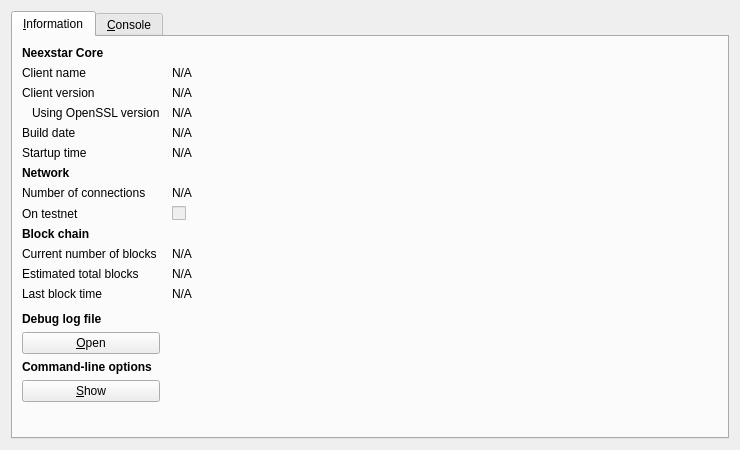
<?xml version="1.0" encoding="UTF-8"?>
<ui version="4.0">
 <class>RPCConsole</class>
 <widget class="QDialog" name="RPCConsole">
  <property name="geometry">
   <rect>
    <x>0</x>
    <y>0</y>
    <width>740</width>
    <height>450</height>
   </rect>
  </property>
  <property name="windowTitle">
   <string>Neexstar - Debug window</string>
  </property>
  <layout class="QVBoxLayout" name="verticalLayout_2">
   <item>
    <widget class="QTabWidget" name="tabWidget">
     <property name="currentIndex">
      <number>0</number>
     </property>
     <widget class="QWidget" name="tab_info">
      <attribute name="title">
       <string>&amp;Information</string>
      </attribute>
      <layout class="QGridLayout" name="gridLayout" columnstretch="0,1">
       <property name="horizontalSpacing">
        <number>12</number>
       </property>
       <item row="0" column="0">
        <widget class="QLabel" name="label_9">
         <property name="font">
          <font>
           <weight>75</weight>
           <bold>true</bold>
          </font>
         </property>
         <property name="text">
          <string>Neexstar Core</string>
         </property>
        </widget>
       </item>
       <item row="1" column="0">
        <widget class="QLabel" name="label_5">
         <property name="text">
          <string>Client name</string>
         </property>
        </widget>
       </item>
       <item row="1" column="1">
        <widget class="QLabel" name="clientName">
         <property name="cursor">
          <cursorShape>IBeamCursor</cursorShape>
         </property>
         <property name="text">
          <string>N/A</string>
         </property>
         <property name="textFormat">
          <enum>Qt::PlainText</enum>
         </property>
         <property name="textInteractionFlags">
          <set>Qt::LinksAccessibleByMouse|Qt::TextSelectableByKeyboard|Qt::TextSelectableByMouse</set>
         </property>
        </widget>
       </item>
       <item row="2" column="0">
        <widget class="QLabel" name="label_6">
         <property name="text">
          <string>Client version</string>
         </property>
        </widget>
       </item>
       <item row="2" column="1">
        <widget class="QLabel" name="clientVersion">
         <property name="cursor">
          <cursorShape>IBeamCursor</cursorShape>
         </property>
         <property name="text">
          <string>N/A</string>
         </property>
         <property name="textFormat">
          <enum>Qt::PlainText</enum>
         </property>
         <property name="textInteractionFlags">
          <set>Qt::LinksAccessibleByMouse|Qt::TextSelectableByKeyboard|Qt::TextSelectableByMouse</set>
         </property>
        </widget>
       </item>
       <item row="3" column="0">
        <widget class="QLabel" name="label_14">
         <property name="text">
          <string>Using OpenSSL version</string>
         </property>
         <property name="indent">
          <number>10</number>
         </property>
        </widget>
       </item>
       <item row="3" column="1">
        <widget class="QLabel" name="openSSLVersion">
         <property name="cursor">
          <cursorShape>IBeamCursor</cursorShape>
         </property>
         <property name="text">
          <string>N/A</string>
         </property>
         <property name="textFormat">
          <enum>Qt::PlainText</enum>
         </property>
         <property name="textInteractionFlags">
          <set>Qt::LinksAccessibleByMouse|Qt::TextSelectableByKeyboard|Qt::TextSelectableByMouse</set>
         </property>
        </widget>
       </item>
       <item row="4" column="0">
        <widget class="QLabel" name="label_12">
         <property name="text">
          <string>Build date</string>
         </property>
        </widget>
       </item>
       <item row="4" column="1">
        <widget class="QLabel" name="buildDate">
         <property name="cursor">
          <cursorShape>IBeamCursor</cursorShape>
         </property>
         <property name="text">
          <string>N/A</string>
         </property>
         <property name="textFormat">
          <enum>Qt::PlainText</enum>
         </property>
         <property name="textInteractionFlags">
          <set>Qt::LinksAccessibleByMouse|Qt::TextSelectableByKeyboard|Qt::TextSelectableByMouse</set>
         </property>
        </widget>
       </item>
       <item row="5" column="0">
        <widget class="QLabel" name="label_13">
         <property name="text">
          <string>Startup time</string>
         </property>
        </widget>
       </item>
       <item row="5" column="1">
        <widget class="QLabel" name="startupTime">
         <property name="cursor">
          <cursorShape>IBeamCursor</cursorShape>
         </property>
         <property name="text">
          <string>N/A</string>
         </property>
         <property name="textFormat">
          <enum>Qt::PlainText</enum>
         </property>
         <property name="textInteractionFlags">
          <set>Qt::LinksAccessibleByMouse|Qt::TextSelectableByKeyboard|Qt::TextSelectableByMouse</set>
         </property>
        </widget>
       </item>
       <item row="6" column="0">
        <widget class="QLabel" name="label_11">
         <property name="font">
          <font>
           <weight>75</weight>
           <bold>true</bold>
          </font>
         </property>
         <property name="text">
          <string>Network</string>
         </property>
        </widget>
       </item>
       <item row="7" column="0">
        <widget class="QLabel" name="label_7">
         <property name="text">
          <string>Number of connections</string>
         </property>
        </widget>
       </item>
       <item row="7" column="1">
        <widget class="QLabel" name="numberOfConnections">
         <property name="cursor">
          <cursorShape>IBeamCursor</cursorShape>
         </property>
         <property name="text">
          <string>N/A</string>
         </property>
         <property name="textFormat">
          <enum>Qt::PlainText</enum>
         </property>
         <property name="textInteractionFlags">
          <set>Qt::LinksAccessibleByMouse|Qt::TextSelectableByKeyboard|Qt::TextSelectableByMouse</set>
         </property>
        </widget>
       </item>
       <item row="8" column="0">
        <widget class="QLabel" name="label_8">
         <property name="text">
          <string>On testnet</string>
         </property>
        </widget>
       </item>
       <item row="8" column="1">
        <widget class="QCheckBox" name="isTestNet">
         <property name="enabled">
          <bool>false</bool>
         </property>
         <property name="text">
          <string/>
         </property>
        </widget>
       </item>
       <item row="9" column="0">
        <widget class="QLabel" name="label_10">
         <property name="font">
          <font>
           <weight>75</weight>
           <bold>true</bold>
          </font>
         </property>
         <property name="text">
          <string>Block chain</string>
         </property>
        </widget>
       </item>
       <item row="10" column="0">
        <widget class="QLabel" name="label_3">
         <property name="text">
          <string>Current number of blocks</string>
         </property>
        </widget>
       </item>
       <item row="10" column="1">
        <widget class="QLabel" name="numberOfBlocks">
         <property name="cursor">
          <cursorShape>IBeamCursor</cursorShape>
         </property>
         <property name="text">
          <string>N/A</string>
         </property>
         <property name="textFormat">
          <enum>Qt::PlainText</enum>
         </property>
         <property name="textInteractionFlags">
          <set>Qt::LinksAccessibleByMouse|Qt::TextSelectableByKeyboard|Qt::TextSelectableByMouse</set>
         </property>
        </widget>
       </item>
       <item row="11" column="0">
        <widget class="QLabel" name="label_4">
         <property name="text">
          <string>Estimated total blocks</string>
         </property>
        </widget>
       </item>
       <item row="11" column="1">
        <widget class="QLabel" name="totalBlocks">
         <property name="cursor">
          <cursorShape>IBeamCursor</cursorShape>
         </property>
         <property name="text">
          <string>N/A</string>
         </property>
         <property name="textFormat">
          <enum>Qt::PlainText</enum>
         </property>
         <property name="textInteractionFlags">
          <set>Qt::LinksAccessibleByMouse|Qt::TextSelectableByKeyboard|Qt::TextSelectableByMouse</set>
         </property>
        </widget>
       </item>
       <item row="12" column="0">
        <widget class="QLabel" name="label_2">
         <property name="text">
          <string>Last block time</string>
         </property>
        </widget>
       </item>
       <item row="12" column="1">
        <widget class="QLabel" name="lastBlockTime">
         <property name="cursor">
          <cursorShape>IBeamCursor</cursorShape>
         </property>
         <property name="text">
          <string>N/A</string>
         </property>
         <property name="textFormat">
          <enum>Qt::PlainText</enum>
         </property>
         <property name="textInteractionFlags">
          <set>Qt::LinksAccessibleByMouse|Qt::TextSelectableByKeyboard|Qt::TextSelectableByMouse</set>
         </property>
        </widget>
       </item>
       <item row="13" column="0">
        <spacer name="verticalSpacer_2">
         <property name="orientation">
          <enum>Qt::Vertical</enum>
         </property>
         <property name="sizeHint" stdset="0">
          <size>
           <width>20</width>
           <height>20</height>
          </size>
         </property>
        </spacer>
       </item>
       <item row="14" column="0">
        <widget class="QLabel" name="labelDebugLogfile">
         <property name="font">
          <font>
           <weight>75</weight>
           <bold>true</bold>
          </font>
         </property>
         <property name="text">
          <string>Debug log file</string>
         </property>
        </widget>
       </item>
       <item row="15" column="0">
        <widget class="QPushButton" name="openDebugLogfileButton">
         <property name="toolTip">
          <string>Open the Neexstar debug log file from the current data directory. This can take a few seconds for large log files.</string>
         </property>
         <property name="text">
          <string>&amp;Open</string>
         </property>
         <property name="autoDefault">
          <bool>false</bool>
         </property>
        </widget>
       </item>
       <item row="16" column="0">
        <widget class="QLabel" name="labelCLOptions">
         <property name="font">
          <font>
           <weight>75</weight>
           <bold>true</bold>
          </font>
         </property>
         <property name="text">
          <string>Command-line options</string>
         </property>
        </widget>
       </item>
       <item row="17" column="0">
        <widget class="QPushButton" name="showCLOptionsButton">
         <property name="toolTip">
          <string>Show the Neexstar-Qt help message to get a list with possible Neexstar command-line options.</string>
         </property>
         <property name="text">
          <string>&amp;Show</string>
         </property>
         <property name="autoDefault">
          <bool>false</bool>
         </property>
        </widget>
       </item>
       <item row="18" column="0">
        <spacer name="verticalSpacer">
         <property name="orientation">
          <enum>Qt::Vertical</enum>
         </property>
         <property name="sizeHint" stdset="0">
          <size>
           <width>20</width>
           <height>40</height>
          </size>
         </property>
        </spacer>
       </item>
      </layout>
     </widget>
     <widget class="QWidget" name="tab_console">
      <attribute name="title">
       <string>&amp;Console</string>
      </attribute>
      <layout class="QVBoxLayout" name="verticalLayout_3">
       <property name="spacing">
        <number>3</number>
       </property>
       <item>
        <widget class="QTextEdit" name="messagesWidget">
         <property name="minimumSize">
          <size>
           <width>0</width>
           <height>100</height>
          </size>
         </property>
         <property name="readOnly">
          <bool>true</bool>
         </property>
         <property name="tabKeyNavigation" stdset="0">
          <bool>false</bool>
         </property>
         <property name="columnCount" stdset="0">
          <number>2</number>
         </property>
        </widget>
       </item>
       <item>
        <layout class="QHBoxLayout" name="horizontalLayout">
         <property name="spacing">
          <number>3</number>
         </property>
         <item>
          <widget class="QLabel" name="label">
           <property name="text">
            <string notr="true">&gt;</string>
           </property>
          </widget>
         </item>
         <item>
          <widget class="QLineEdit" name="lineEdit"/>
         </item>
         <item>
          <widget class="QPushButton" name="clearButton">
           <property name="maximumSize">
            <size>
             <width>24</width>
             <height>24</height>
            </size>
           </property>
           <property name="toolTip">
            <string>Clear console</string>
           </property>
           <property name="text">
            <string/>
           </property>
           <property name="icon">
            <iconset resource="../bitcoin.qrc">
             <normaloff>:/icons/remove</normaloff>:/icons/remove</iconset>
           </property>
           <property name="shortcut">
            <string notr="true">Ctrl+L</string>
           </property>
           <property name="autoDefault">
            <bool>false</bool>
           </property>
          </widget>
         </item>
        </layout>
       </item>
      </layout>
     </widget>
    </widget>
   </item>
  </layout>
 </widget>
 <resources>
  <include location="../bitcoin.qrc"/>
 </resources>
 <connections/>
</ui>
